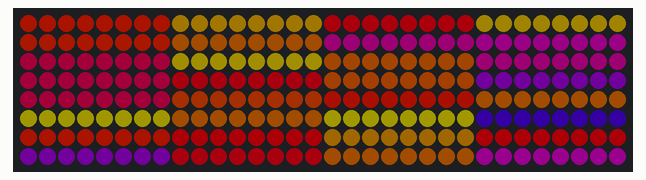
Recording of a sketch running on a simulated Arduino Uno, built with avr-gcc and run on an emulated ATmega328P. Shown: 32×8 RGB LED matrix (first LED top left, wired row by row). Dim RGB values are drawn brighter than linear; what the sketch prints to the serial monitor is not drawn.

Above: at 0.77 s.
At 5.28 s:
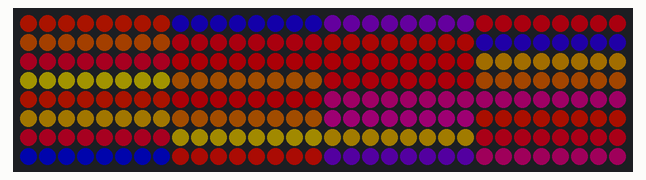
At 10.4 s:
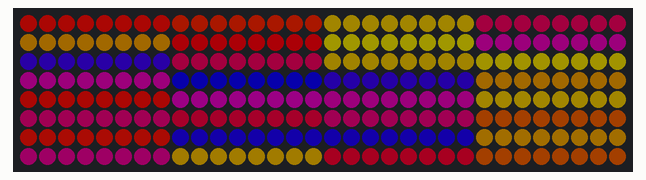
At 20.04 s:
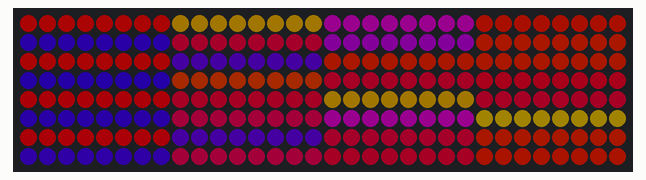
At 28.78 s:
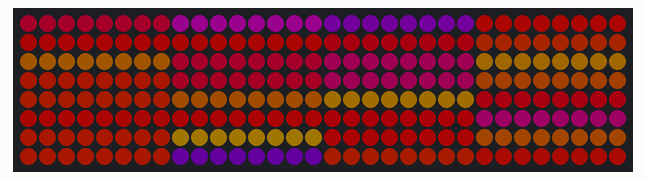
At 39.32 s:
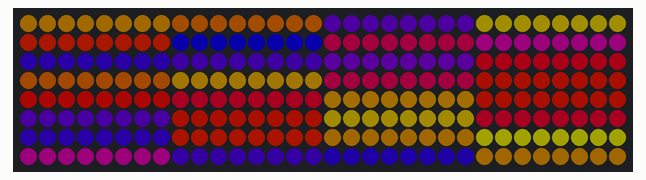

The sketch:

LED_Matrix_Rainbow_Rotation_Test.ino
```cpp
// LedMatrixTest.ino
// Party-style marbled rainbow columns (lava-lamp-like), non-blocking.
// Each column (8 LEDs) shares one color. Uses FastLED noise + palettes.

#include "LedMatrix.h"

void setup() {
  Serial.begin(115200);
  delay(300); // small one-time startup pause for serial
  LedMatrix::begin();

  // Optional: pick your palette here
  // LedMatrix::setPalette(RainbowColors_p); // very rainbow
  LedMatrix::setPalette(PartyColors_p);     // punchy party tones

  Serial.println(F("Party marble columns running (non-blocking)."));
}

void loop() {
  LedMatrix::updatePartyMarbleColumns(); // advances animation based on millis()
}
```

LedMatrix.cpp
```cpp
// LedMatrix.cpp
#include "LedMatrix.h"

namespace LedMatrix {
  CRGB leds[NUM_LEDS];

  // Internal state
  static CRGBPalette16 currentPalette = PartyColors_p; // default
  static uint32_t lastFrameMs         = 0;             // last frame time
  static uint32_t timebase            = 0;             // evolving time (noise Z)

  // Helpers
  static inline uint16_t blockBaseIndex(uint16_t column) {
    // Column is 0..31; each column is 8 LEDs contiguous along the data path
    return column * 8;
  }
}

using namespace LedMatrix;

void LedMatrix::begin() {
  FastLED.addLeds<WS2812B, DATA_PIN, COLOR_ORDER>(leds, NUM_LEDS);
  FastLED.setBrightness(BRIGHTNESS);
  clear();
  FastLED.show();
  lastFrameMs = millis();
}

void LedMatrix::clear() {
  fill_solid(leds, NUM_LEDS, CRGB::Black);
}

void LedMatrix::setPalette(const CRGBPalette16& pal) {
  currentPalette = pal;
}

// Compute one color per column using 2D-ish noise sampling:
// - X dimension: column index scaled by COLUMN_NOISE_SCALE.
// - Z dimension (time): evolves each frame by TIME_NOISE_SPEED.
// We also modulate a secondary “swirl” using beatsin8 to add organic motion.
void LedMatrix::updatePartyMarbleColumns() {
  const uint32_t now = millis();
  if (now - lastFrameMs < FRAME_INTERVAL_MS) return; // non-blocking pacing
  lastFrameMs = now;

  // Advance timebase for evolving pattern
  timebase += TIME_NOISE_SPEED; // increase for faster evolution

  // Gentle oscillation to add swirl to the columns (moves the sampling point)
  const uint8_t swirlA = beatsin8(7, 0, 255);  // slow wave
  const uint8_t swirlB = beatsin8(13, 0, 255); // another wave for variation

  // Render one color per column (8 LEDs each)
  for (uint16_t col = 0; col < MATRIX_WIDTH; ++col) {
    // Spatial sample: scale column index into noise domain
    // Use 32-bit for intermediate to avoid overflow when multiplying
    const uint32_t x = (uint32_t)col * COLUMN_NOISE_SCALE;

    // Combine time and swirl offsets for richer motion
    const uint16_t z = (uint16_t)(timebase + (swirlA / 2) + (swirlB / 3));

    // Sample noise: returns 0..255
    uint8_t n = inoise8((uint16_t)(x & 0xFFFF), z);

    // Map noise to palette index; widen contrast a bit
    // You can tweak the scale/offset for different “lava” feels
    uint8_t paletteIndex = qadd8(n, 30); // shift up slightly for brighter tones

    // Get the column color from the palette
    CRGB columnColor = ColorFromPalette(currentPalette, paletteIndex, 255 /*brightness*/);

    // Apply the same color to all 8 LEDs in this column
    const uint16_t base = blockBaseIndex(col);
    for (uint8_t i = 0; i < 8; ++i) {
      leds[base + i] = columnColor;
    }
  }

  FastLED.show();
}
```

LedMatrix.h
```cpp
// LedMatrix.h
#ifndef LEDMATRIX_H
#define LEDMATRIX_H

#include <Arduino.h>
#include <FastLED.h>

namespace LedMatrix {
  // ================== User-configurable settings ==================
  static const uint8_t  DATA_PIN          = 6;    // WS2812B DIN (through 330–470Ω recommended)
  static const uint16_t MATRIX_WIDTH      = 32;   // columns
  static const uint16_t MATRIX_HEIGHT     = 8;    // rows
  static const uint16_t NUM_LEDS          = MATRIX_WIDTH * MATRIX_HEIGHT; // 256

  // WS2812B is typically GRB
  static const EOrder   COLOR_ORDER       = GRB;

  // Brightness cap (global) — you prefer 30
  static const uint8_t  BRIGHTNESS        = 50;

  // Animation pacing (milliseconds between frames)
  // Lower value = faster motion. Try 8–16 for vivid movement.
  static const uint16_t FRAME_INTERVAL_MS = 15;

  // Noise parameters (tweak to taste)
  // Scaling affects spatial “granularity” of the marbling
  static const uint16_t COLUMN_NOISE_SCALE = 4000; // larger = smoother gradient between columns
  // Time speed affects how quickly the colors evolve
  static const uint16_t TIME_NOISE_SPEED   = 3;   // larger = faster evolution

  // LED buffer
  extern CRGB leds[NUM_LEDS];

  // Initialize FastLED
  void begin();

  // Clear all LEDs
  void clear();

  // ==== Party marble columns (lava lamp) ====
  // Change palette at runtime (RainbowColors_p, PartyColors_p, OceanColors_p, etc.)
  void setPalette(const CRGBPalette16& pal);

  // Non-blocking animated update; computes one color per column via noise+palette
  void updatePartyMarbleColumns();
}

#endif // LEDMATRIX_H
```
